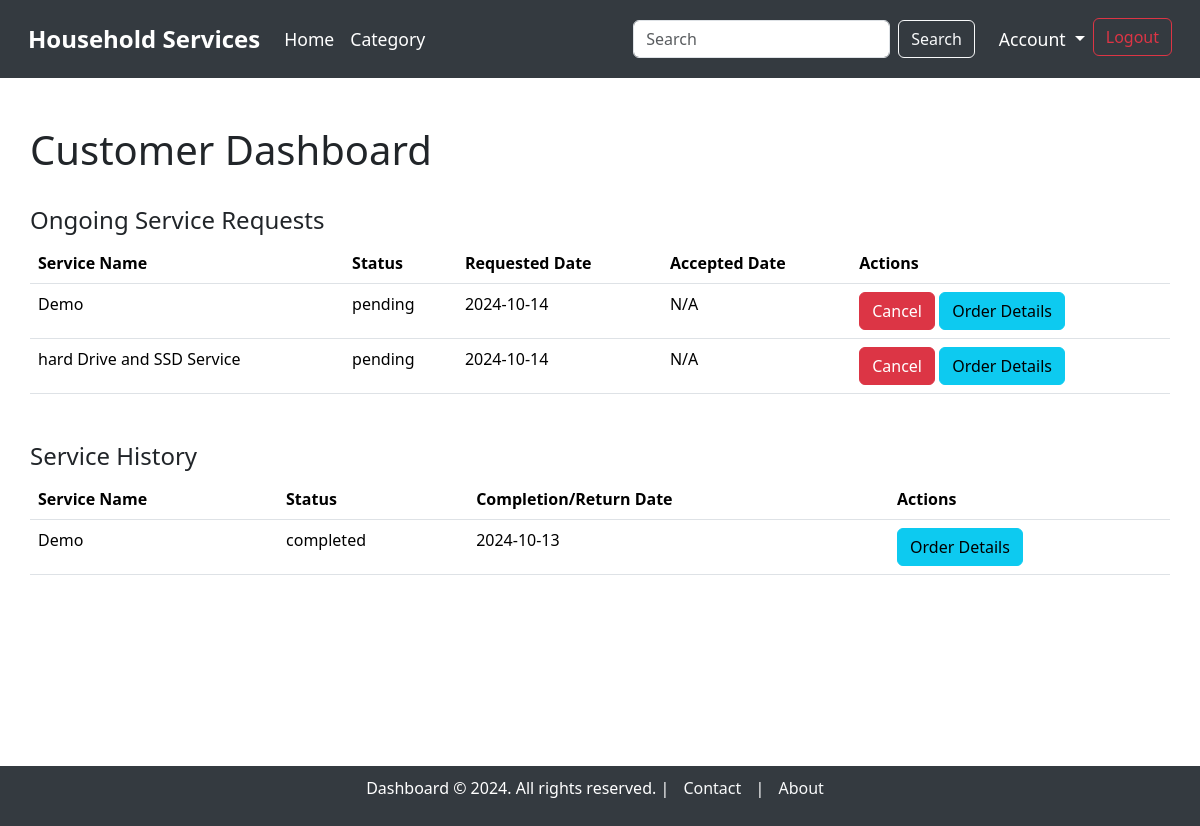
Page /customer_dashboard (signed in) on the earlier database version.
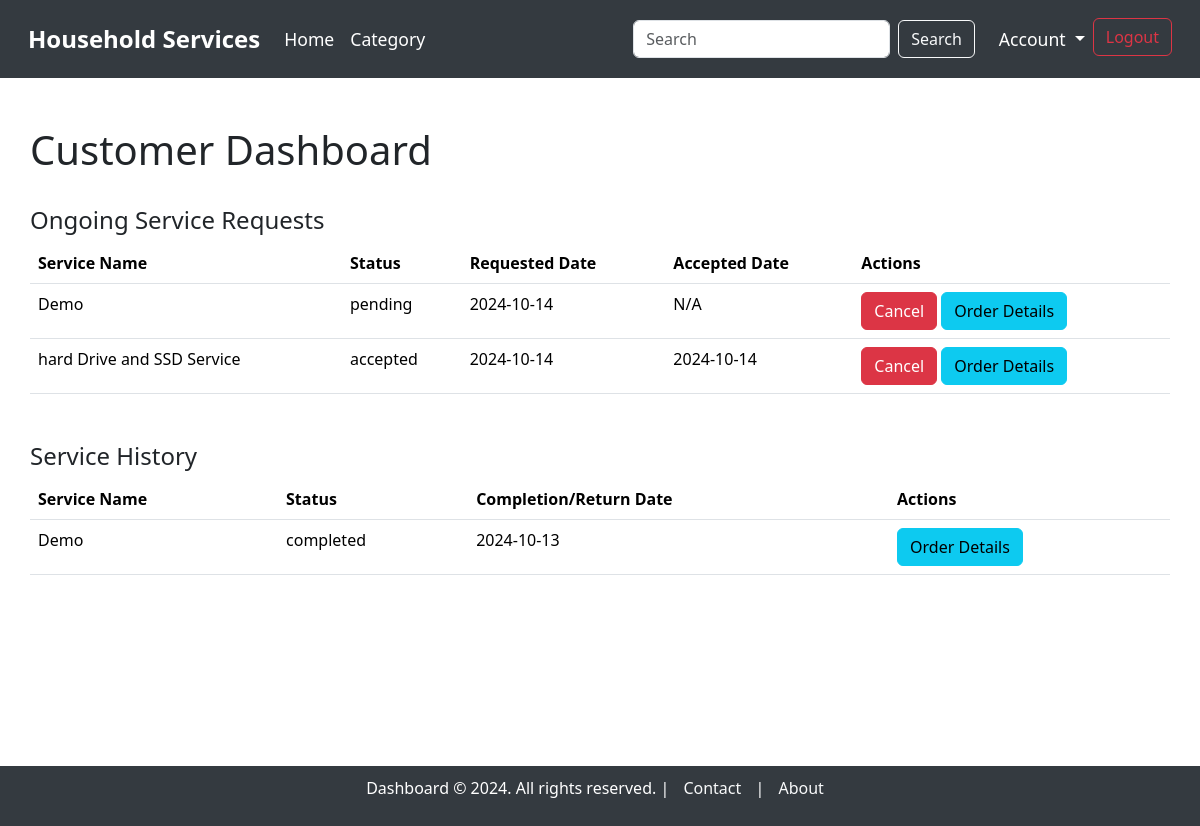
Same page on the later database version.
### model.py (models this page shows, shortened)
class ServiceRequest(db.Model):
    __tablename__ = "service_requests"
    service_request_id = db.Column(db.Integer, autoincrement=True, primary_key=True)
    service_id = db.Column(db.Integer, db.ForeignKey('service.service_id'), nullable=False)
    user_id = db.Column(db.Integer, db.ForeignKey('users.user_id'), nullable=False)
    supplier_id = db.Column(db.Integer, db.ForeignKey('users.user_id'), nullable=True)  # Link to supplier (optional)
    service_description = db.Column(db.String, nullable=False)
    experience_years = db.Column(db.Integer, nullable=True)
    created_at = db.Column(db.DateTime, default=datetime.utcnow)
    updated_at = db.Column(db.DateTime, default=datetime.utcnow, onupdate=datetime.utcnow)
    date_requested = db.Column(db.DateTime, default=datetime.utcnow, nullable=True)
    date_issued = db.Column(db.DateTime, nullable=True)  #accepted date
    date_completed = db.Column(db.DateTime, nullable=True)
    date_returned = db.Column(db.DateTime, nullable=True)
    status = db.Column(db.String, default='pending')  # 'pending', 'accepted', 'rejected', 'completed', 'returned', 'cancelled'
    price = db.Column(db.Integer, nullable=False)  # Price associated with the service
    customer = db.relationship('User', foreign_keys=[user_id], backref='customer_requests')
    supplier = db.relationship('User', foreign_keys=[supplier_id], backref='supplier_requests')
    service = db.relationship('Service', backref='requests')

class Service(db.Model):
    __tablename__ = "service"
    service_id = db.Column(db.Integer, autoincrement=True, primary_key=True)
    category_id = db.Column(db.Integer, db.ForeignKey('category.category_id'), nullable=False)  # Link to Category model
    supplier_id = db.Column(db.Integer, db.ForeignKey('users.user_id'), nullable=False)  # Link to the supplier
    service_name = db.Column(db.String, unique=True, nullable=False)
    service_description = db.Column(db.String, nullable=False)
    created_at = db.Column(db.DateTime, default=datetime.utcnow)
    updated_at = db.Column(db.DateTime, default=datetime.utcnow, onupdate=datetime.utcnow)
    price = db.Column(db.Integer)
    image = db.Column(db.String)  # Path to the uploaded image
    supplier = db.relationship('User', backref='services')  # Relationship to supplier (User)
    category = db.relationship('Category', backref='services')  # Relationship to Category

### main.py (the view)
@app.route('/customer_dashboard', methods=['GET'])
@login_required(role="customer")
def customer_dashboard():
    user_id = session.get('user_id')
    service_requests = ServiceRequest.query.filter_by(user_id=user_id).filter(ServiceRequest.status.in_(['pending', 'accepted'])).all()
    history_requests = ServiceRequest.query.filter_by(user_id=user_id).filter(ServiceRequest.status.in_(['completed', 'returned'])).all()
    return render_template('dashboard/customer_dashboard.html',
                           service_requests=service_requests,
                           history_requests=history_requests)

### main.py (called while the page is built)
def login_required(role):
    def wrapper(original):
        @wraps(original)
        def inner(*args, **kwargs):  # *args = list of arguments, **kwargs = key word arguments
            if session.get("username") and session.get("role") == role:
                return original(*args, **kwargs)
            else:
                flash(f"You need to login as {role}", "warning")
                return redirect(url_for("login"))
        return inner
    return wrapper

### templates/dashboard/customer_dashboard.html (shortened to what this page needs)
{% extends 'base_dashboard.html' %}
{% block content %}
<div class="container mt-5">
    <h1>Customer Dashboard</h1>
    <br>
    <h4>Ongoing Service Requests</h4>
    {% if service_requests %}
        <table class="table">
            <thead>
                <tr>
                    <th>Service Name</th>
                    <th>Status</th>
                    <th>Requested Date</th>
                    <th>Accepted Date</th>
                    <th>Actions</th>
                </tr>
            </thead>
            <tbody>
                {% for request in service_requests %}
                    <tr>
                        <td>{{ request.service.service_name }}</td>
                        <td>{{ request.status }}</td>
                        <td>{{ request.date_requested.strftime('%Y-%m-%d') }}</td>
                        <td>{{ request.date_issued.strftime('%Y-%m-%d') if request.date_issued else 'N/A' }}</td>
                        <td>
                            <form action="{{ url_for('delete_service_request', service_request_id=request.service_request_id) }}" method="POST" style="display:inline;">
                                <button type="submit" class="btn btn-danger">Cancel</button>
                            </form>
                            <a href="{{ url_for('order_details', service_request_id=request.service_request_id) }}" class="btn btn-info">Order Details</a>
                        </td>
                    </tr>
                {% endfor %}
            </tbody>
        </table>
    {% else %}
        <p>No ongoing service requests found.</p>
    {% endif %}
    <h4 class="mt-5">Service History</h4>
    {% if history_requests %}
        <table class="table">
            <thead>
                <tr>
                    <th>Service Name</th>
                    <th>Status</th>
                    <th>Completion/Return Date</th>
                    <th>Actions</th>
                </tr>
            </thead>
            <tbody>
                {% for request in history_requests %}
                    <tr>
                        <td>{{ request.service.service_name }}</td>
                        <td>{{ request.status }}</td>
                        <td>
                            {% if request.status == 'completed' %}
                                {{ request.date_completed.strftime('%Y-%m-%d') if request.date_completed else 'N/A' }}
                            {% elif request.status == 'returned' %}
                                {{ request.date_returned.strftime('%Y-%m-%d') if request.date_returned else 'N/A' }}
                            {% else %}
                                N/A
                            {% endif %}
                        </td>
                        <td>
                            <a href="{{ url_for('order_details', service_request_id=request.service_request_id) }}" class="btn btn-info">Order Details</a>
                        </td>
                    </tr>
                {% endfor %}
            </tbody>
        </table>
    {% else %}
        <p>No service history found.</p>
    {% endif %}
</div>
{% endblock %}

Differences in the rows shown:
changed ServiceRequest "hard Drive and SSD Service": status "pending" → "accepted"; date_issued "N/A" → "2024-10-14"
